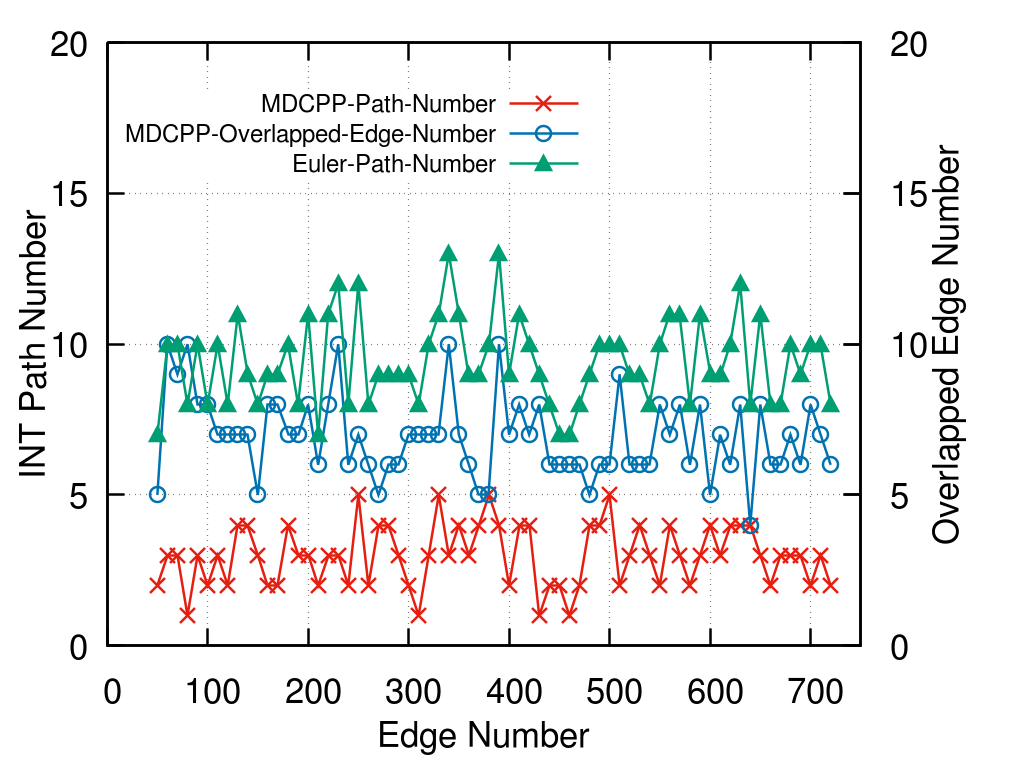

Source code (gnuplot):
reset
set key center at 25, 17

set size ratio 0.8


set grid

set xlabel "Edge Number" offset 0,0.5
set ylabel "INT Path Number" offset 2.2,0
set y2label "Overlapped Edge Number" offset -1.7,0

set key left
set key font ",18"
set y2tics
set yrange [0:20]
set y2range [0:20]
set xrange [0:750]
set xtics 0,100,750
plot 'data5.txt' using 1:2 title"MDCPP-Path-Number" with linespoints ls 7 pt 2 pointsize 2.5,\
'data5.txt' using 1:3 title"MDCPP-Overlapped-Edge-Number" with linespoints ls 6 pointsize 2.5 axes x1y2,\
'data5.txt' using 1:4 title"Euler-Path-Number" with linespoints ls 8 pt 9 lc 10 pointsize 2.5

set terminal pngcairo size 1024,768 color solid linewidth 2.5 font "Helvetica,26"
set output "figure5.png"

replot

set output
